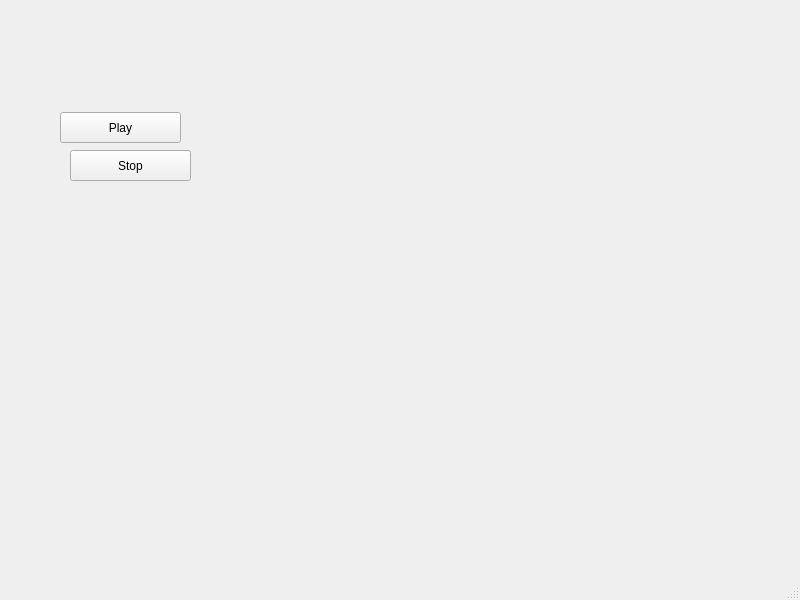
<?xml version="1.0" encoding="UTF-8"?>
<ui version="4.0">
 <class>MainWindow</class>
 <widget class="QMainWindow" name="MainWindow">
  <property name="geometry">
   <rect>
    <x>0</x>
    <y>0</y>
    <width>800</width>
    <height>600</height>
   </rect>
  </property>
  <property name="windowTitle">
   <string>MainWindow</string>
  </property>
  <widget class="QWidget" name="centralwidget">
   <widget class="QPushButton" name="pushButton">
    <property name="geometry">
     <rect>
      <x>60</x>
      <y>112</y>
      <width>121</width>
      <height>31</height>
     </rect>
    </property>
    <property name="text">
     <string>Play</string>
    </property>
   </widget>
   <widget class="QPushButton" name="pushButton_2">
    <property name="geometry">
     <rect>
      <x>70</x>
      <y>150</y>
      <width>121</width>
      <height>31</height>
     </rect>
    </property>
    <property name="text">
     <string>Stop</string>
    </property>
   </widget>
  </widget>
  <widget class="QMenuBar" name="menubar">
   <property name="geometry">
    <rect>
     <x>0</x>
     <y>0</y>
     <width>800</width>
     <height>21</height>
    </rect>
   </property>
  </widget>
  <widget class="QStatusBar" name="statusbar"/>
 </widget>
 <resources/>
 <connections/>
</ui>
